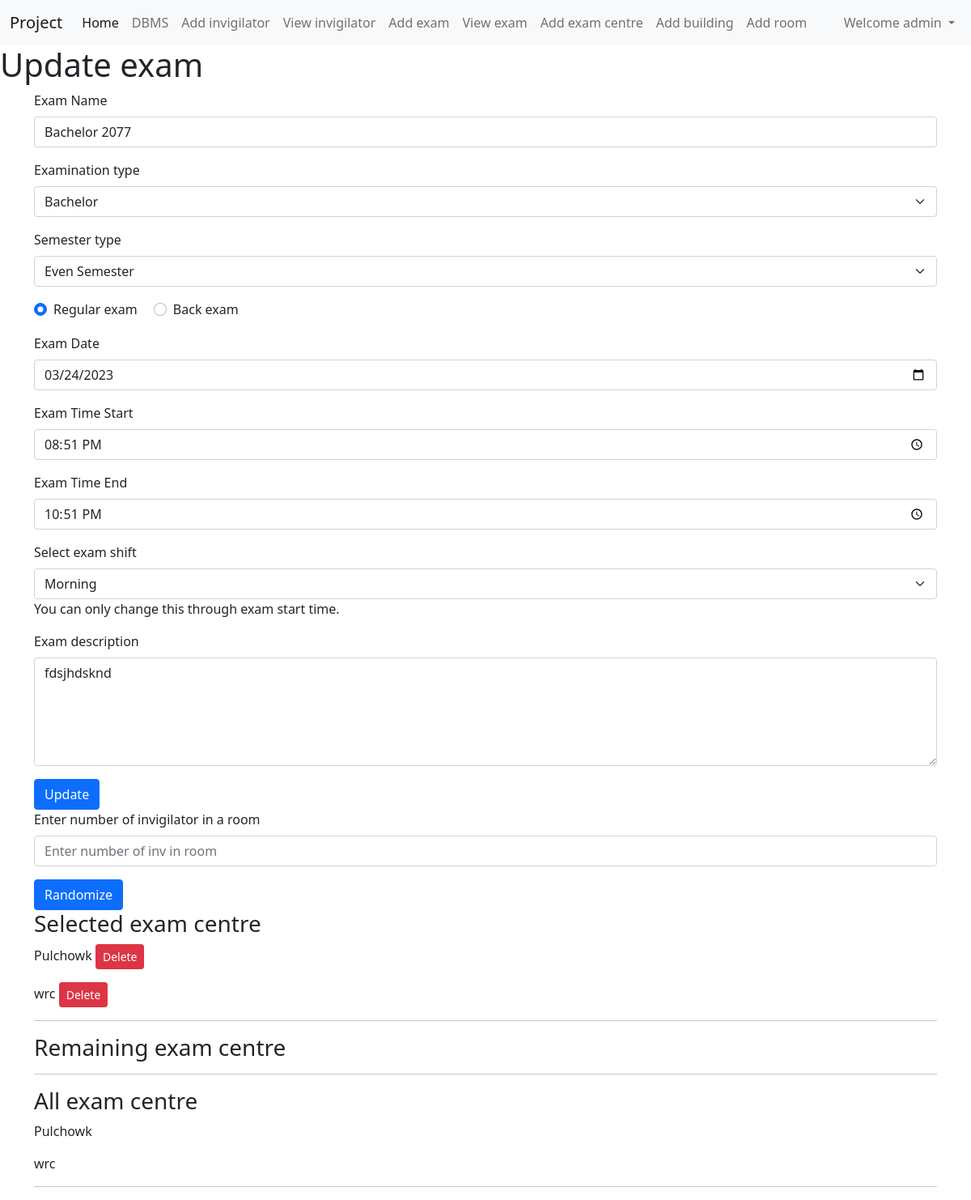
The page /updateexam/1 (signed in) on the database its author committed.
### home/models.py (models this page shows, shortened)
class Addexam(models.Model):
    profile = models.ForeignKey(Profile,blank=True,null=True, on_delete=models.CASCADE)
    examname=models.CharField(max_length=122)
    examtype=models.CharField(max_length=122)
    examsemtype=models.CharField(max_length=122,blank=True,null=True)
    regularback=models.CharField(max_length=122,blank=True,null=True)
    examdate=models.CharField(max_length=122)
    newexamdate=models.DateField(max_length=122,blank=True, null=True)
    examtime=models.CharField(max_length=122)
    newexamtime=models.TimeField(max_length=122,blank=True, null=True)
    examtime_end=models.CharField(max_length=122,blank=True, null=True)
    newexamtime_end=models.TimeField(max_length=122,blank=True, null=True)
    examshift=models.CharField(max_length=122,blank=True, null=True)
    examdesc=models.TextField()
    examaddbuilding=models.ManyToManyField(Addbuilding,blank=True)
    newaddexamcentre = models.ManyToManyField(Addexamcentre,blank=True)

class Addexamcentre(models.Model):
    profile = models.ForeignKey(Profile,blank=True,null=True, on_delete=models.CASCADE)
    examcentrename=models.CharField(max_length=122)
    buildings=models.ManyToManyField(Addbuilding,blank=True)

### home/views.py (the view)
# urls.py: path("updateexam/<addexam_id>",views.updateexam,name='updateexam'),
def updateexam(request, addexam_id):
    addexam_data = Addexam.objects.get(pk=addexam_id)
    newaddexamcentre=addexam_data.newaddexamcentre.all()
    removednewaddexamcentre_data=Addexamcentre.objects.exclude(pk__in=newaddexamcentre)
    alladdexamcentre_data = Addexamcentre.objects.all()
    allexam_data = Addexam.objects.all()
    current_user = Profile.objects.get(user=request.user)
    data = {
        'allexam_data': allexam_data,
        'addexam_data': addexam_data,
        'newaddexamcentre':newaddexamcentre,
        'removednewaddexamcentre_data':removednewaddexamcentre_data,
        'alladdexamcentre_data':alladdexamcentre_data,
        'current_user':current_user,
    }
    return render(request, "addexam.html", data)

### templates/addexam.html (shortened to what this page needs)
{% extends 'base.html' %}
{% block addexamcontent %}
{% if addexam_data %}
<h1>Update exam</h1>
<div class="container">
  <form method="post" action="{% url 'updatefunc' addexam_data.id %}">
    <div class="mb-3">
      <label for="examname" class="form-label">Exam Name</label>
      <input type="text" value="{{addexam_data.examname}}" required class="form-control" id="examname" name="examname"
        placeholder="Enter exam name">
    </div>
    <div class="mb-3">
      <label for="examtype" class="form-label">Examination type</label>
      <select onchange="entranceonot(this);" class="form-select" aria-label="Default select example" id="examtype"
        name="examtype" required>
        <option value="Exam Bachelor">Bachelor</option>
      </select>
    </div>
    <div class="mb-3" id="oddevenselect">
      <label for="examsemtype" class="form-label">Semester type</label>
      <select class="form-select" required id="examsemtype" name="examsemtype">
        <option value="Even Semester">Even Semester</option>
      </select>
    </div>
    <div class="mb-3" id="regularbackselect">
      <div class="form-check form-check-inline">
        <input class="form-check-input" required type="radio" name="regularback" id="examregular" value="Regular exam">
        <label class="form-check-label" for="examregular">Regular exam</label>
      </div>
      <div class="form-check form-check-inline">
        <input class="form-check-input" type="radio" name="regularback" id="examback" value="Back exam">
        <label class="form-check-label" for="examback">Back exam</label>
      </div>
    </div>
    <div class="mb-3">
      <label for="examdate" class="form-label">Exam Date</label>
      <input value="{{addexam_data.examdate}}" type="date" min="" required class="form-control" id="examdate"
        name="examdate">
    </div>
    <div class="mb-3">
      <label for="examtime" class="form-label">Exam Time Start</label>
      <input value="{{addexam_data.examtime}}" type="time" onchange="functiontime(this);"  required class="form-control" id="examtime" name="examtime">
    </div>
    <div class="mb-3">
      <label for="examtime_end" class="form-label">Exam Time End</label>
      <input value="{{addexam_data.examtime_end}}" type="time" min='' onchange="functiontime(this);" required class="form-control" id="examtime_end" name="examtime_end">
    </div>
    <div class="mb-3">
      <label for="examshift" class="form-label">Select exam shift</label>
      <select onchange="functiontime()" class="form-select" required id="examshift" name="examshift" >
        <option value="Morning">Morning</option>
      </select>
      <span class="help-block">You can only change this through exam start time.</span>
    </div>
    <div class="mb-3">
      <label for="examdesc" class="form-label">Exam description</label>
      <textarea class="form-control" id="examdesc" required name="examdesc"
        rows="5">{{addexam_data.examdesc}}</textarea>
    </div>
    <button type="submit" class="btn btn-primary">Update</button>
  </form>
</div>
<div class="container">
  <form method="post" action="{% url 'randominvfunc' addexam_data.id %}">
    <div class="mb-3">
      <label for="numberofinv"required class="form-label">Enter number of invigilator in a room</label>
      <input type="tel"required class="form-control" id="numberofinv" name="numberofinv" placeholder="Enter number of inv in room">
    </div>
    <button type="submit" id="randomize" name="randomize" class="btn btn-primary">Randomize</button>
  </form>
</div>
<div class="container">
  <h3>Selected exam centre</h3>
  <div>
    {% for naec in newaddexamcentre %}
    <p>
      {{naec.examcentrename}}
      <a href="{% url 'deleteexamcentrefromexam' naec.id addexam_data.id%}">
        <button class="btn btn-danger btn-sm">Delete</button></a>
    </p>
    {% endfor %}
  </div>
  <hr>
  <h3>Remaining exam centre</h3>
  <hr>
  <h3>All exam centre</h3>
  <div>
    {% for aaecd in alladdexamcentre_data %}
    {% if user == aaecd.profile.user %}
    <p>{{aaecd.examcentrename}}</p>
    {% endif %}
    {% endfor %}
  </div>
  <hr>
</div>
{% endif %}
{% endblock addexamcontent %}

### templates/base.html (shortened to what this page needs)
<!doctype html>
<html lang="en">
<head>
  <link href="/static/bootstrap.min.css" rel="stylesheet">
</head>
<body>
  <nav class="navbar navbar-expand-lg navbar-light bg-light">
    <div class="container-fluid">
      <a class="navbar-brand" href="/">Project</a>
      <div class="collapse navbar-collapse" id="navbarSupportedContent">
        <ul class="navbar-nav me-auto mb-2 mb-lg-0">
          <li class="nav-item">
            <a class="nav-link active" aria-current="page" href="/">Home</a>
          </li>
          {% if user.is_authenticated %}
          <li class="nav-item">
            <a class="nav-link" href="/dbms">DBMS</a>
          </li>
          <li class="nav-item">
            <a class="nav-link" href="/newapp">Add invigilator</a>
          </li>
          <li class="nav-item">
            <a class="nav-link" href="/viewtable">View invigilator</a>
          </li>
          <li class="nav-item">
            <a class="nav-link" href="/addexam">Add exam</a>
          </li>
          <li class="nav-item">
            <a class="nav-link" href="/viewexam">View exam</a>
          </li>
          <li class="nav-item">
            <a class="nav-link" href="/addexamcentre">Add exam centre</a>
          </li>
          <li class="nav-item">
            <a class="nav-link" href="/addbuilding">Add building</a>
          </li>
          <li class="nav-item">
            <a class="nav-link" href="/addroom">Add room</a>
          </li>
          {% endif %}
        </ul>
        <div class="d-flex">
          {% if user.is_authenticated %}
          <ul class="navbar-nav me-auto mb-2 mb-lg-0">
            <li class="nav-item dropdown">
              <a class="nav-link dropdown-toggle" id="navbarDropdown" role="button" data-bs-toggle="dropdown"
                aria-expanded="false">
                Welcome {{request.user}}
              </a>
            </li>
          </ul>
          {% endif %}
        </div>
      </div>
    </div>
  </nav>
  {% block addexamcontent %}{% endblock addexamcontent %}
</body>
</html>

### rows shown on the page
Addexam: examname "Bachelor 2077", examdate "03/24/2023", examtime "20:51", examtime_end "22:51", examdesc "fdsjhdsknd"
Addexamcentre: examcentrename "Pulchowk"
Addexamcentre: examcentrename "wrc"

### other values the page prints
{{ request.user }} "admin"
